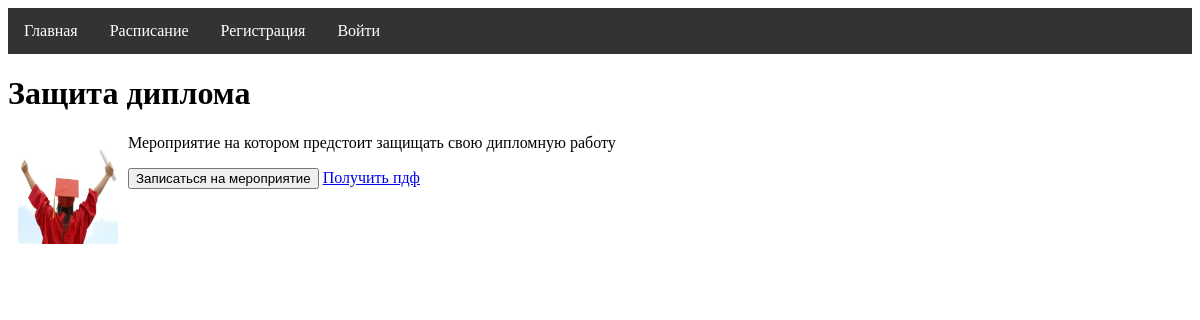
Screenshot of /post/2 with the database file from the repository.
### event/models.py (models this page shows, shortened)
class Event(models.Model):
    title = models.CharField(max_length=255, verbose_name="Название")
    description = models.TextField(blank=True, verbose_name="Описание")
    type = models.CharField(max_length=255, verbose_name="Тип", choices={
            ('Online', 'Online'),
            ('Offline', 'Offline'),
    })
    logo = models.ImageField(upload_to="logo", verbose_name="Логотип")
    date_start = models.DateField(verbose_name="Дата начала мероприятия")
    date_end = models.DateField(verbose_name="Дата окончания мероприятия")
    city = models.CharField(max_length=255, verbose_name="Город")
    is_published = models.BooleanField(default=True)
    def __str__(self):
        return self.title
    class Meta:
        verbose_name = 'Мероприятия'
        verbose_name_plural = 'Мероприятия'

### event/views.py (the view)
# urls.py: path('post/<int:post_id>', ShowPost.as_view(), name='post'),
class ShowPost(DataMixin, DetailView):
    model = Event
    template_name = 'event/post.html'
    pk_url_kwarg = 'post_id'
    context_object_name = 'post'
    def get_context_data(self, *, object_list=None, **kwargs):
        context = super().get_context_data(**kwargs)
        c_def = self.get_user_context(title=context['post'])
        return dict(list(context.items()) + list(c_def.items()))

### event/utils.py (called while the page is built)
        def get_user_context(self, **kwargs):
                context = kwargs
                context['data'] = EventUser.objects.all()
                user_menu = menu.copy()
                if not self.request.user.is_authenticated:
                        user_menu.pop(2)
                context['menu'] = user_menu
                return context

### event/templates/event/post.html (shortened to what this page needs)
{% extends 'event/base.html' %}
{% block content %}
<h1> {{post.title}} </h1>
 {% if post.logo %}
<img id="img_logo" src="{{ post.logo.url }}">
{% endif %}
{{post.description|linebreaks}}
 <button id="podp" type="submit" onclick="eventSign({{ post.pk }}, {{ user.pk }}, '{{ csrf_token }}' )"> Записаться на мероприятие </button>
<a href="{% url 'pdf' %}"> Получить пдф </a>
{% endblock %}

### event/static/event/css/styles.css (style rules this page uses)
#img_logo { width: 100px; height: 100px; float:left; margin: 10px 10px 10px 10px; }

### rows the page displays
Event: title "Защита диплома", logo (picture), description "Мероприятие на котором предстоит защищать свою дипломную работу"

### other values shown
{{ m.title }} "Главная" "Расписание"
